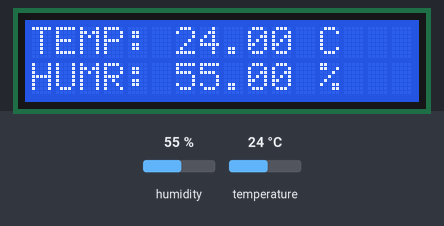
The sketch below on a simulated Arduino Uno, built with avr-gcc and run on an emulated ATmega328P. On the bench: 16×2 character LCD. The inputs (shaded band) are chosen by the test bench; at power-on: humidity 55 %, temperature 24 °C. What the sketch prints to the serial monitor is not drawn.

Above: at 1.2 s.
1.3 s: humidity set to 22 %
At 11.0 s:
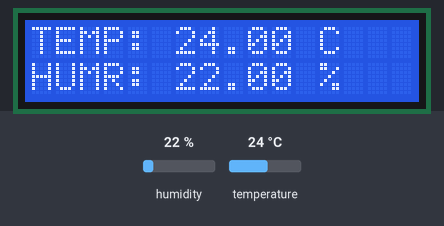
11.6 s: temperature set to 12 °C
At 21.0 s:
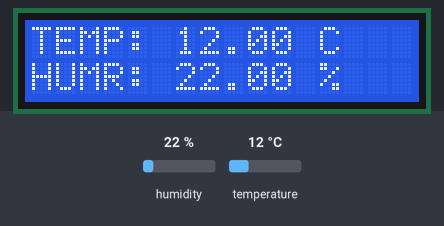
21.6 s: humidity set to 40 %
At 30.9 s:
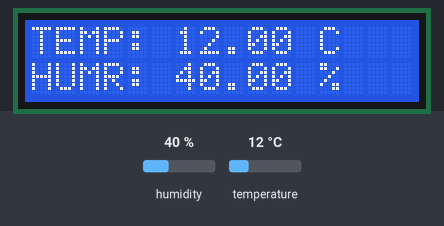
31.6 s: temperature set to 19 °C
At 40.9 s:
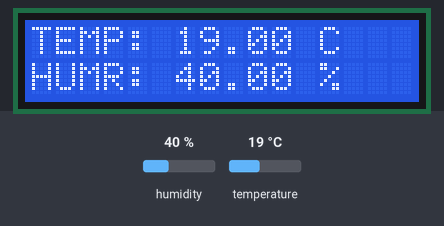
Timing chart, 0 to 42.4 s (numbered marks = the images above; inputs shaded):
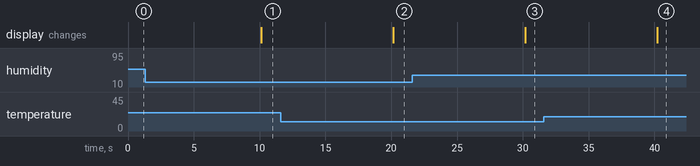

Measured:
- after the input at 1.3 s, the display: changes after 8.8 s (image 1)
- after the input at 11.6 s, the display: changes after 8.6 s (image 2)
- after the input at 21.6 s, the display: changes after 8.6 s (image 3)
- after the input at 31.6 s, the display: changes after 8.6 s (image 4)

The sketch:

weatherStation.ino
```cpp
#include <LiquidCrystal.h>
#include <DHT.h>

#define DHTPIN 13
#define DHTTYPE DHT11

#define RS  7
#define E   6
#define D4  5
#define D5  4
#define D6  3
#define D7  2

#define DELAY 10000

LiquidCrystal lcd(RS,E,D4,D5,D6,D7);
DHT sensor(DHTPIN,DHTTYPE);

float temperature,humidity;

void setup() {
  lcd.begin(16,2);
  sensor.begin();
  Serial.begin(9600);
  Serial.println("Setup finished");
}

void loop() {
    readSensor();
    serialPort();
    displayLCD();
    delay(DELAY);
}

/**
 * Read temperature and humidity from DHT11 sensor
 */
void readSensor(){
  temperature = sensor.readTemperature();
  humidity = sensor.readHumidity();
}

/**
 * Send temperature and humidity to serial port
 */
void serialPort(){
  Serial.print("Temperature: ");
  Serial.print(temperature);
  Serial.println(" ºC");
  Serial.print("Humidity: ");
  Serial.print(humidity);
  Serial.println(" %");
}

/**
 * Display temperature and humidity on LCD
 */
void displayLCD(){
  lcd.clear();
  lcd.setCursor(0,0);
  lcd.print("TEMP:");
  lcd.setCursor(6,0);
  lcd.print(temperature);
  lcd.setCursor(12,0);
  lcd.print("C");

  lcd.setCursor(0,1);
  lcd.print("HUMR:");
  lcd.setCursor(6,1);
  lcd.print(humidity);
  lcd.setCursor(12,1);
  lcd.print("%");
}
```
